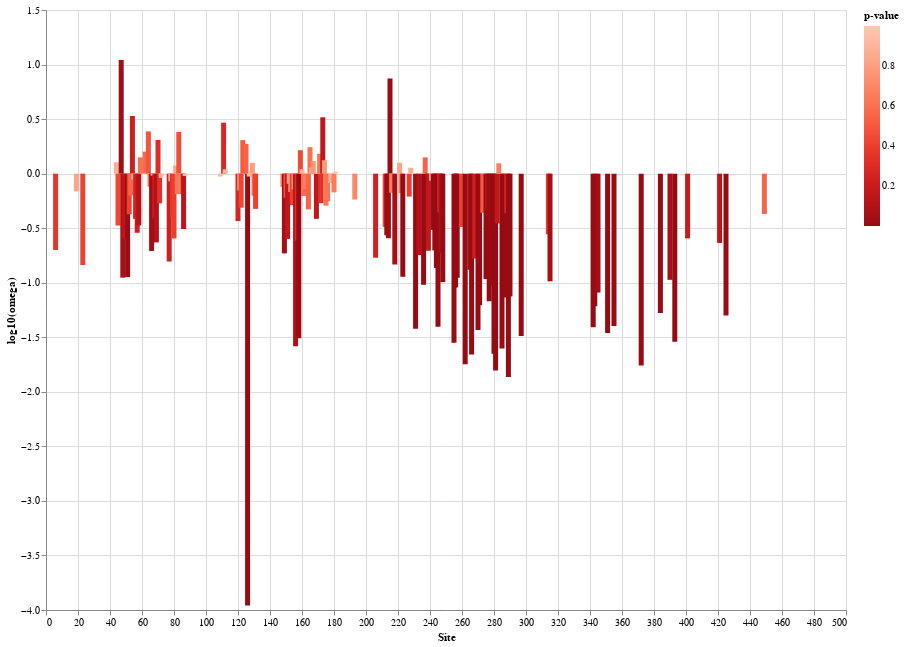

Here is the notebook cell this chart was saved with:
### Code cell
import numpy as np
df["log10(omega)"] = np.log10(df["omega"])

source = df

line = alt.Chart(source).mark_bar().encode(
    x='Site',
    y='log10(omega)',
    color=alt.Color('p-value', scale=alt.Scale(scheme='reds', reverse=True))
    
).properties(
    width=800,
    height=600)

line

### Figure 1 — Vega-Lite specification as saved in the notebook (floating-point values rounded to 4 significant figures; data arrays with more than 128 entries replaced by an {"elided": "..."} marker saying what was removed)
{"config": {"view": {"continuousWidth": 400, "continuousHeight": 300}}, "data": {"name": "data-b4f228adee5ed27ecbb7ac52f5209b18"}, "mark": "bar", "encoding": {"color": {"type": "quantitative", "field": "p-value", "scale": {"reverse": true, "scheme": "reds"}}, "x": {"type": "quantitative", "field": "Site"}, "y": {"type": "quantitative", "field": "log10(omega)"}}, "height": 600, "width": 800, "$schema": "https://vega.github.io/schema/vega-lite/v4.8.1.json", "datasets": {"data-b4f228adee5ed27ecbb7ac52f5209b18": {"elided": "449 records"}}}
